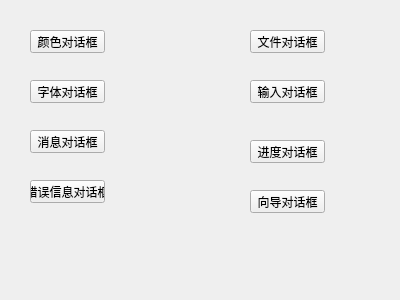
<?xml version="1.0" encoding="UTF-8"?>
<ui version="4.0">
 <class>MyWidget</class>
 <widget class="QWidget" name="MyWidget">
  <property name="geometry">
   <rect>
    <x>0</x>
    <y>0</y>
    <width>400</width>
    <height>300</height>
   </rect>
  </property>
  <property name="windowTitle">
   <string>MyWidget</string>
  </property>
  <widget class="QPushButton" name="pushButton">
   <property name="geometry">
    <rect>
     <x>30</x>
     <y>30</y>
     <width>75</width>
     <height>23</height>
    </rect>
   </property>
   <property name="text">
    <string>颜色对话框</string>
   </property>
  </widget>
  <widget class="QPushButton" name="pushButton_2">
   <property name="geometry">
    <rect>
     <x>30</x>
     <y>80</y>
     <width>75</width>
     <height>23</height>
    </rect>
   </property>
   <property name="text">
    <string>字体对话框</string>
   </property>
  </widget>
  <widget class="QPushButton" name="pushButton_3">
   <property name="geometry">
    <rect>
     <x>30</x>
     <y>130</y>
     <width>75</width>
     <height>23</height>
    </rect>
   </property>
   <property name="text">
    <string>消息对话框</string>
   </property>
  </widget>
  <widget class="QPushButton" name="pushButton_4">
   <property name="geometry">
    <rect>
     <x>30</x>
     <y>180</y>
     <width>75</width>
     <height>23</height>
    </rect>
   </property>
   <property name="text">
    <string>错误信息对话框</string>
   </property>
  </widget>
  <widget class="QPushButton" name="pushButton_5">
   <property name="geometry">
    <rect>
     <x>250</x>
     <y>30</y>
     <width>75</width>
     <height>23</height>
    </rect>
   </property>
   <property name="text">
    <string>文件对话框</string>
   </property>
  </widget>
  <widget class="QPushButton" name="pushButton_6">
   <property name="geometry">
    <rect>
     <x>250</x>
     <y>80</y>
     <width>75</width>
     <height>23</height>
    </rect>
   </property>
   <property name="text">
    <string>输入对话框</string>
   </property>
  </widget>
  <widget class="QPushButton" name="pushButton_7">
   <property name="geometry">
    <rect>
     <x>250</x>
     <y>140</y>
     <width>75</width>
     <height>23</height>
    </rect>
   </property>
   <property name="text">
    <string>进度对话框</string>
   </property>
  </widget>
  <widget class="QPushButton" name="pushButton_8">
   <property name="geometry">
    <rect>
     <x>250</x>
     <y>190</y>
     <width>75</width>
     <height>23</height>
    </rect>
   </property>
   <property name="text">
    <string>向导对话框</string>
   </property>
  </widget>
 </widget>
 <layoutdefault spacing="6" margin="11"/>
 <resources/>
 <connections/>
</ui>
